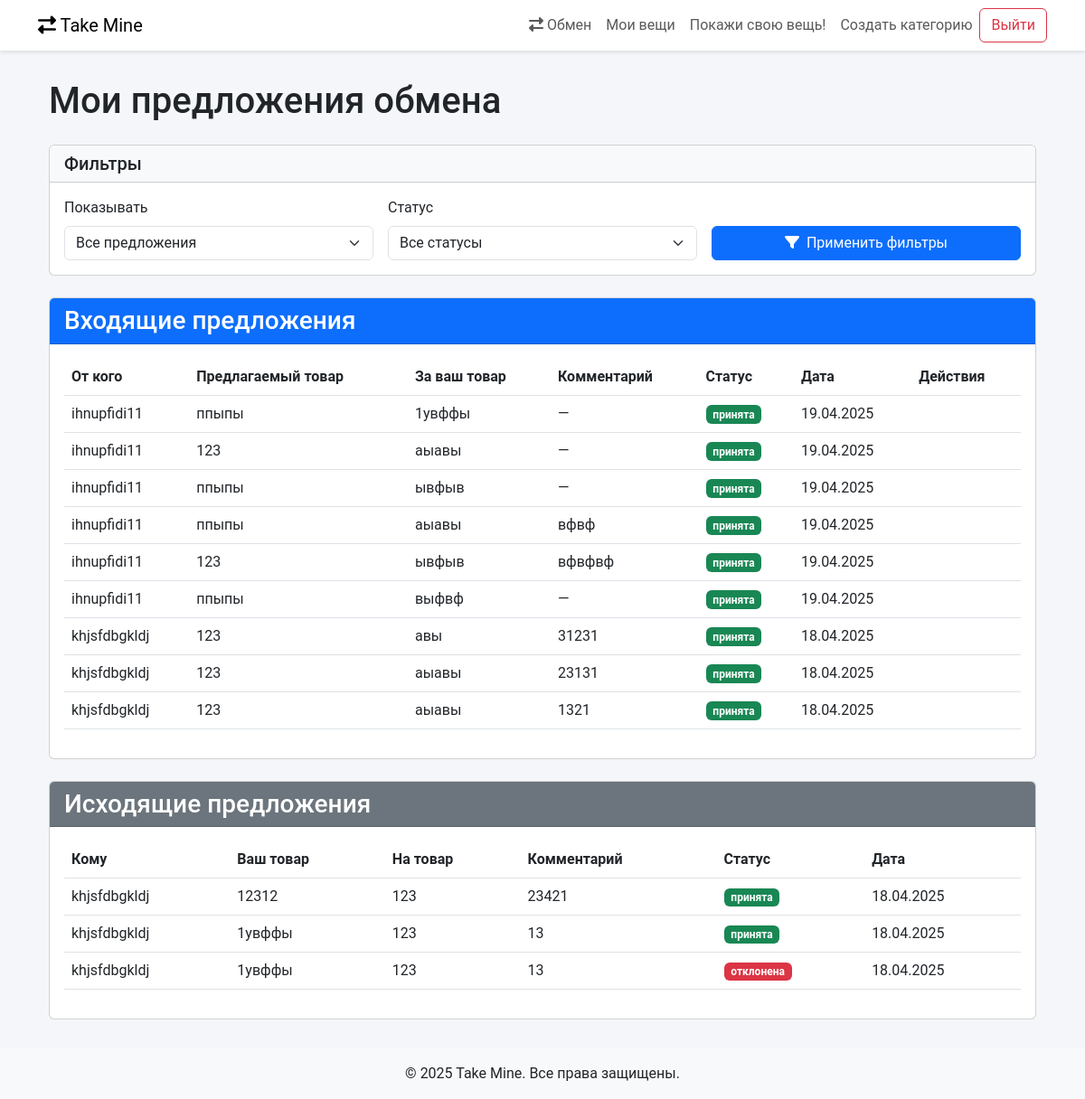
The app's page /exchanges/ (signed in), older data.
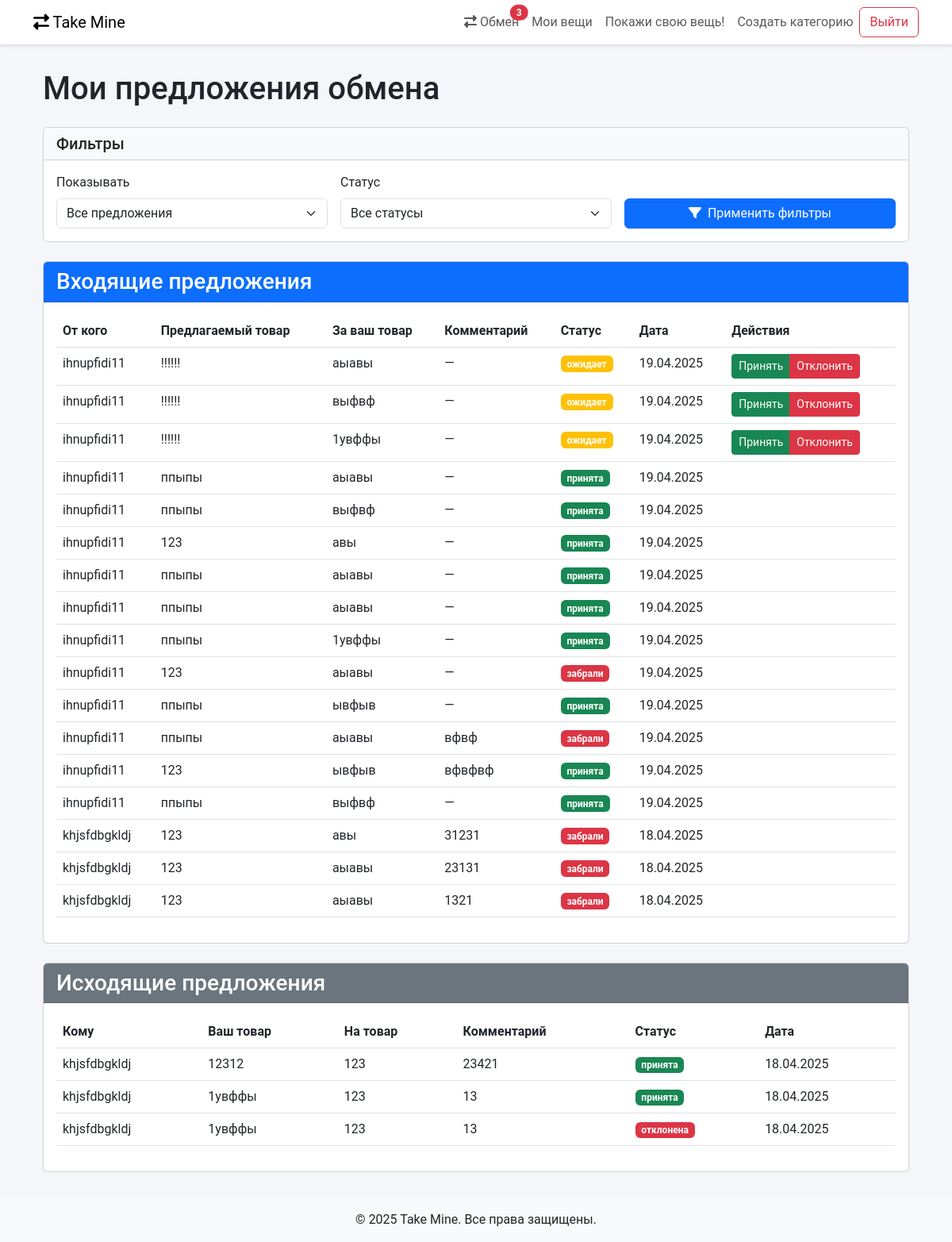
The same page, newer data.
### app/models.py (models this page shows, shortened)
class ExchangeProposal(models.Model):
    STATUS_CHOICES = [
        ('ожидает', 'Ожидает'),
        ('принята', 'Принята'),
        ('отклонена', 'Отклонена'),
        ('забрали', 'Забрали'), # так надо!
    ]
    ad_sender = models.ForeignKey(Item, on_delete=models.CASCADE, related_name='sent_proposals') # отправитель
    ad_receiver = models.ForeignKey(Item, on_delete=models.CASCADE, related_name='received_proposals') # получатель
    comment = models.TextField(blank=True, null=True)
    status = models.CharField(max_length=20, choices=STATUS_CHOICES, default='ожидает')
    created_at = models.DateTimeField(auto_now_add=True)
    class Meta:
        verbose_name = "Предложение обмена"
        verbose_name_plural = "Предложения обмена"
        ordering = ['-created_at']

class Item(models.Model):
    CONDITION_CHOICES = [
        ('new', 'Новый'),
        ('used', 'Б/у'),
        ('for_parts', 'На запчасти')
    ]
    user = models.ForeignKey(User, on_delete=models.CASCADE, related_name='items')
    title = models.CharField(max_length=200)
    description = models.TextField()
    image_url = models.URLField(blank=True, null=True)
    category = models.ForeignKey(Category, on_delete=models.CASCADE, related_name='items')
    condition = models.CharField(max_length=20, choices=CONDITION_CHOICES, default='used')
    created_at = models.DateTimeField(auto_now_add=True)
    class Meta:
        ordering = ['-created_at']
        verbose_name = "Вещь"
        verbose_name_plural = "Вещи"

### app/views.py (the view)
# urls.py: path('exchanges/', views.exchanges_list, name='exchanges'),
@login_required
def exchanges_list(request):
    view = request.GET.get('view', 'all')
    status = request.GET.get('status', 'all')
    sent_proposals = ExchangeProposal.objects.filter(
        ad_sender__user=request.user
    ).select_related('ad_sender', 'ad_receiver', 'ad_sender__user', 'ad_receiver__user')
    received_proposals = ExchangeProposal.objects.filter(
        ad_receiver__user=request.user
    ).select_related('ad_sender', 'ad_receiver', 'ad_sender__user', 'ad_receiver__user')
    if status != 'all':
        sent_proposals = sent_proposals.filter(status=status)
        received_proposals = received_proposals.filter(status=status)
    context = {
        'sent_proposals': sent_proposals,
        'received_proposals': received_proposals,
        'view': view,
        'status': status if status else 'all',
    }
    return render(request, 'app/exchanges_list.html', context)

### app/context_processors.py (called while the page is built)
def exchange_proposals_count(request):
    if request.user.is_authenticated:
        count = ExchangeProposal.objects.filter(
            ad_receiver__user=request.user,
            status='ожидает'
        ).count()
        return {'pending_exchanges_count': count}
    return {'pending_exchanges_count': 0}

### templates/app/exchanges_list.html (shortened to what the changed rows need)
{% extends 'base.html' %}
{% block content %}
<div class="container">
    <h1 class="my-4">Мои предложения обмена</h1>
    {% if view != "outgoing" %}
    <div class="card mb-4">
        <div class="card-body">
            {% if received_proposals %}
                <div class="table-responsive">
                    <table class="table table-hover">
                        <thead>
                            <tr>
                                <th>От кого</th>
                                <th>Предлагаемый товар</th>
                                <th>За ваш товар</th>
                                <th>Комментарий</th>
                                <th>Статус</th>
                                <th>Дата</th>
                                <th>Действия</th>
                            </tr>
                        </thead>
                        <tbody>
                            {% for proposal in received_proposals %}
                                <tr>
                                    <td>{{ proposal.ad_sender.user.username }}</td>
                                    <td>{{ proposal.ad_sender.title }}</td>
                                    <td>{{ proposal.ad_receiver.title }}</td>
                                    <td>{{ proposal.comment|default:"—" }}</td>
                                    <td>
                                        <span class="badge {% if proposal.status == 'ожидает' %}bg-warning{% elif proposal.status == 'принята' %}bg-success{% else %}bg-danger{% endif %}">
                                            {{ proposal.status }}
                                        </span>
                                    </td>
                                    <td>{{ proposal.created_at|date:"d.m.Y" }}</td>
                                    <td>
                                        {% if proposal.status == 'ожидает' %}
                                            <div class="btn-group btn-group-sm">
                                                <a href="{% url 'app:accept_proposal' proposal.id %}" class="btn btn-success">Принять</a>
                                                <a href="{% url 'app:reject_proposal' proposal.id %}" class="btn btn-danger">Отклонить</a>
                                            </div>
                                        {% endif %}
                                    </td>
                                </tr>
                            {% endfor %}
                        </tbody>
                    </table>
                </div>
            {% else %}
                <div class="alert alert-info">
                    У вас пока нет входящих предложений обмена.
                </div>
            {% endif %}
        </div>
    </div>
    {% endif %}
    {% if view != "incoming" %}
    <div class="card">
        <div class="card-body">
            {% if sent_proposals %}
                <div class="table-responsive">
                    <table class="table table-hover">
                        <thead>
                            <tr>
                                <th>Кому</th>
                                <th>Ваш товар</th>
                                <th>На товар</th>
                                <th>Комментарий</th>
                                <th>Статус</th>
                                <th>Дата</th>
                            </tr>
                        </thead>
                        <tbody>
                            {% for proposal in sent_proposals %}
                                <tr>
                                    <td>{{ proposal.ad_receiver.user.username }}</td>
                                    <td>{{ proposal.ad_sender.title }}</td>
                                    <td>{{ proposal.ad_receiver.title }}</td>
                                    <td>{{ proposal.comment|default:"—" }}</td>
                                    <td>
                                        <span class="badge {% if proposal.status == 'ожидает' %}bg-warning{% elif proposal.status == 'принята' %}bg-success{% else %}bg-danger{% endif %}">
                                            {{ proposal.status }}
                                        </span>
                                    </td>
                                    <td>{{ proposal.created_at|date:"d.m.Y" }}</td>
                                </tr>
                            {% endfor %}
                        </tbody>
                    </table>
                </div>
            {% else %}
                <div class="alert alert-info">
                    Вы пока не отправили ни одного предложения обмена.
                </div>
            {% endif %}
        </div>
    </div>
    {% endif %}
</div>
{% endblock %}

Row changes from the older to the newer data that the page shows:
added ExchangeProposal: ad_sender.user.username "ihnupfidi11", ad_sender "!!!!!!", ad_receiver "аыавы", comment "—", status "ожидает", created_at "19.04.2025", shows "Принять", shown under "Входящие предложения"
added ExchangeProposal: ad_sender.user.username "ihnupfidi11", ad_sender "!!!!!!", ad_receiver "выфвф", comment "—", status "ожидает", created_at "19.04.2025", shows "Принять", shown under "Входящие предложения"
added ExchangeProposal: ad_sender.user.username "ihnupfidi11", ad_sender "!!!!!!", ad_receiver "1увффы", comment "—", status "ожидает", created_at "19.04.2025", shows "Принять", shown under "Входящие предложения"
added ExchangeProposal: ad_sender.user.username "ihnupfidi11", ad_sender "ппыпы", ad_receiver "аыавы", comment "—", status "принята", created_at "19.04.2025", shown under "Входящие предложения"
added ExchangeProposal: ad_sender.user.username "ihnupfidi11", ad_sender "ппыпы", ad_receiver "выфвф", comment "—", status "принята", created_at "19.04.2025", shown under "Входящие предложения"
added ExchangeProposal: ad_sender.user.username "ihnupfidi11", ad_sender "123", ad_receiver "авы", comment "—", status "принята", created_at "19.04.2025", shown under "Входящие предложения"
added ExchangeProposal: ad_sender.user.username "ihnupfidi11", ad_sender "ппыпы", ad_receiver "аыавы", comment "—", status "принята", created_at "19.04.2025", shown under "Входящие предложения"
added ExchangeProposal: ad_sender.user.username "ihnupfidi11", ad_sender "ппыпы", ad_receiver "аыавы", comment "—", status "принята", created_at "19.04.2025", shown under "Входящие предложения"
changed ExchangeProposal (number 10 of 20 on the later page): status "принята" → "забрали"
changed ExchangeProposal "вфвф": status "принята" → "забрали"
changed ExchangeProposal (number 15 of 20 on the later page): status "принята" → "забрали"
changed ExchangeProposal (number 16 of 20 on the later page): status "принята" → "забрали"
changed ExchangeProposal (number 17 of 20 on the later page): status "принята" → "забрали"
Text that changed along with them:
{{ pending_exchanges_count }}: (not shown) → "3"
